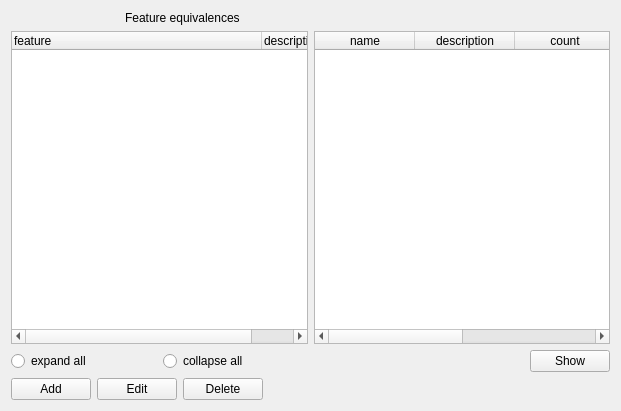
<?xml version="1.0" encoding="UTF-8"?>
<ui version="4.0">
 <class>feature_equivalence_form</class>
 <widget class="QWidget" name="feature_equivalence">
  <property name="geometry">
   <rect>
    <x>0</x>
    <y>0</y>
    <width>621</width>
    <height>411</height>
   </rect>
  </property>
  <property name="windowTitle">
   <string>Feature equivalences</string>
  </property>
  <property name="singletonWindow" stdset="0">
   <bool>true</bool>
  </property>
  <layout class="QGridLayout" name="gridLayout">
   <item row="5" column="0">
    <layout class="QHBoxLayout" name="horizontalLayout">
     <item>
      <widget class="QPushButton" name="add">
       <property name="text">
        <string>Add</string>
       </property>
       <property name="form" stdset="0">
        <string notr="true">feature_equivalence_add</string>
       </property>
      </widget>
     </item>
     <item>
      <widget class="QPushButton" name="edit">
       <property name="text">
        <string>Edit</string>
       </property>
       <property name="form" stdset="0">
        <string notr="true">feature_equivalence_edit?id={feature.selected}&amp;fulfill_id={FeatureEquivalence.selected}</string>
       </property>
      </widget>
     </item>
     <item>
      <widget class="QPushButton" name="delete">
       <property name="text">
        <string>Delete</string>
       </property>
       <property name="datasignal:clicked" stdset="0">
        <string notr="true">features</string>
       </property>
       <property name="action" stdset="0">
        <string notr="true">deleteFeatureEquivalence FeatureEquivalence {feature_id={feature.id}; fulfill_id={FeatureEquivalence.id}}</string>
       </property>
      </widget>
     </item>
     <item>
      <spacer name="horizontalSpacer">
       <property name="orientation">
        <enum>Qt::Horizontal</enum>
       </property>
       <property name="sizeHint" stdset="0">
        <size>
         <width>40</width>
         <height>20</height>
        </size>
       </property>
      </spacer>
     </item>
    </layout>
   </item>
   <item row="0" column="0">
    <layout class="QHBoxLayout" name="horizontalLayout_2">
     <item>
      <widget class="QLabel" name="label_2">
       <property name="maximumSize">
        <size>
         <width>32</width>
         <height>32</height>
        </size>
       </property>
       <property name="text">
        <string/>
       </property>
       <property name="pixmap">
        <pixmap resource="../configurator.qrc">:/images/chart_organisation.png</pixmap>
       </property>
      </widget>
     </item>
     <item>
      <widget class="QLabel" name="label_3">
       <property name="maximumSize">
        <size>
         <width>32</width>
         <height>32</height>
        </size>
       </property>
       <property name="text">
        <string/>
       </property>
       <property name="pixmap">
        <pixmap resource="../configurator.qrc">:/images/link.png</pixmap>
       </property>
      </widget>
     </item>
     <item>
      <widget class="QLabel" name="label_4">
       <property name="maximumSize">
        <size>
         <width>32</width>
         <height>32</height>
        </size>
       </property>
       <property name="text">
        <string/>
       </property>
       <property name="pixmap">
        <pixmap resource="../configurator.qrc">:/images/chart_organisation.png</pixmap>
       </property>
      </widget>
     </item>
     <item>
      <widget class="QLabel" name="label">
       <property name="text">
        <string>Feature equivalences</string>
       </property>
      </widget>
     </item>
    </layout>
   </item>
   <item row="2" column="0">
    <layout class="QGridLayout" name="gridLayout_2">
     <item row="0" column="2">
      <widget class="QTableWidget" name="FeatureEquivalence">
       <property name="editTriggers">
        <set>QAbstractItemView::NoEditTriggers</set>
       </property>
       <property name="selectionMode">
        <enum>QAbstractItemView::SingleSelection</enum>
       </property>
       <property name="selectionBehavior">
        <enum>QAbstractItemView::SelectRows</enum>
       </property>
       <property name="action" stdset="0">
        <string>FeatureEquivalenceListRequest FeatureEquivalence {feature_id){feature.selected}}</string>
       </property>
       <property name="synonym:FeatureEquivalence" stdset="0">
        <string>row</string>
       </property>
       <column>
        <property name="text">
         <string>name</string>
        </property>
       </column>
       <column>
        <property name="text">
         <string>description</string>
        </property>
       </column>
       <column>
        <property name="text">
         <string>count</string>
        </property>
       </column>
       <column>
        <property name="text">
         <string>fulfillcount</string>
        </property>
       </column>
      </widget>
     </item>
     <item row="1" column="2">
      <layout class="QHBoxLayout" name="horizontalLayout_4">
       <item>
        <spacer name="horizontalSpacer_2">
         <property name="orientation">
          <enum>Qt::Horizontal</enum>
         </property>
         <property name="sizeHint" stdset="0">
          <size>
           <width>40</width>
           <height>20</height>
          </size>
         </property>
        </spacer>
       </item>
       <item>
        <widget class="QPushButton" name="show">
         <property name="enabled">
          <bool>true</bool>
         </property>
         <property name="text">
          <string>Show</string>
         </property>
         <property name="datasignal:clicked" stdset="0">
          <string>FeatureEquivalence</string>
         </property>
        </widget>
       </item>
      </layout>
     </item>
     <item row="1" column="0">
      <layout class="QHBoxLayout" name="horizontalLayout_3">
       <item>
        <widget class="QRadioButton" name="ignore_expand_cats">
         <property name="text">
          <string>expand all</string>
         </property>
        </widget>
       </item>
       <item>
        <widget class="QRadioButton" name="ignore_collapse_cats">
         <property name="text">
          <string>collapse all</string>
         </property>
        </widget>
       </item>
      </layout>
     </item>
     <item row="0" column="0">
      <widget class="QTreeWidget" name="feature">
       <property name="itemsExpandable">
        <bool>true</bool>
       </property>
       <property name="action" stdset="0">
        <string notr="true">FeatureHierarchyRequest feature {id=1}</string>
       </property>
       <property name="dataslot" stdset="0">
        <string notr="true">features</string>
       </property>
       <attribute name="headerDefaultSectionSize">
        <number>250</number>
       </attribute>
       <column>
        <property name="text">
         <string>feature</string>
        </property>
       </column>
       <column>
        <property name="text">
         <string>description</string>
        </property>
       </column>
      </widget>
     </item>
    </layout>
   </item>
  </layout>
 </widget>
 <tabstops>
  <tabstop>feature</tabstop>
  <tabstop>FeatureEquivalence</tabstop>
  <tabstop>ignore_expand_cats</tabstop>
  <tabstop>ignore_collapse_cats</tabstop>
  <tabstop>show</tabstop>
  <tabstop>add</tabstop>
  <tabstop>edit</tabstop>
  <tabstop>delete</tabstop>
 </tabstops>
 <resources>
  <include location="../configurator.qrc"/>
  <include location="../configurator.qrc"/>
 </resources>
 <connections>
  <connection>
   <sender>FeatureEquivalence</sender>
   <signal>doubleClicked(QModelIndex)</signal>
   <receiver>add_3</receiver>
   <slot>click()</slot>
   <hints>
    <hint type="sourcelabel">
     <x>396</x>
     <y>209</y>
    </hint>
    <hint type="destinationlabel">
     <x>124</x>
     <y>391</y>
    </hint>
   </hints>
  </connection>
  <connection>
   <sender>ignore_expand_cats</sender>
   <signal>toggled(bool)</signal>
   <receiver>feature</receiver>
   <slot>expandAll()</slot>
   <hints>
    <hint type="sourcelabel">
     <x>33</x>
     <y>354</y>
    </hint>
    <hint type="destinationlabel">
     <x>31</x>
     <y>278</y>
    </hint>
   </hints>
  </connection>
  <connection>
   <sender>ignore_collapse_cats</sender>
   <signal>toggled(bool)</signal>
   <receiver>feature</receiver>
   <slot>collapseAll()</slot>
   <hints>
    <hint type="sourcelabel">
     <x>171</x>
     <y>355</y>
    </hint>
    <hint type="destinationlabel">
     <x>172</x>
     <y>307</y>
    </hint>
   </hints>
  </connection>
  <connection>
   <sender>feature</sender>
   <signal>itemSelectionChanged()</signal>
   <receiver>pushButton</receiver>
   <slot>click()</slot>
   <hints>
    <hint type="sourcelabel">
     <x>191</x>
     <y>222</y>
    </hint>
    <hint type="destinationlabel">
     <x>576</x>
     <y>361</y>
    </hint>
   </hints>
  </connection>
 </connections>
</ui>
